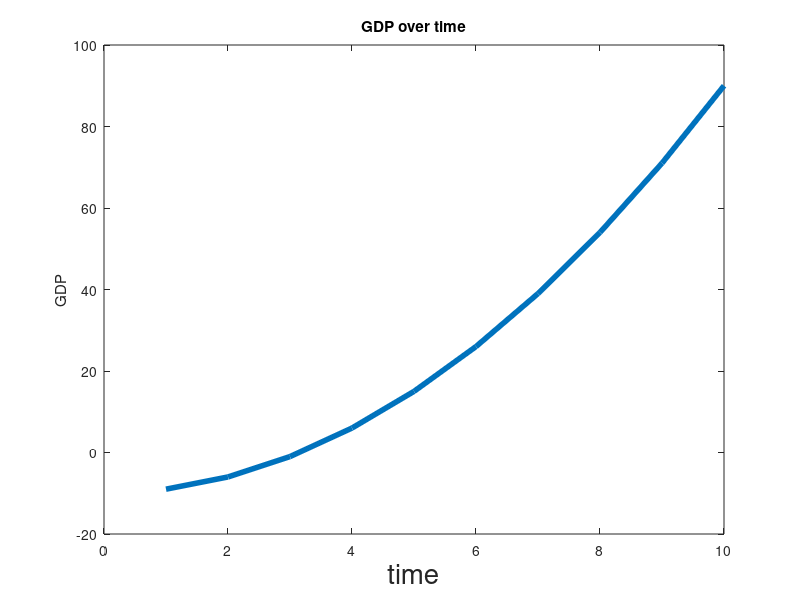

This chart was generated by the following MATLAB code:
% basic graphing

x = [1:10];
y = x.^2;       % entry-wise squaring of elements in grid x, plots out y=x^2
y2 = x;         % y = x for elements x in x
clf;            % clear current figures
plot(x, y, 'd-', x, y2, 'r-');       % plot y and y2 as functions of x
hold on;                            % retains plots in current axes
plot(x, y - 10, 'linewidth', 4);    % plots x, y - 10 using x, y above

clf;
plot(x, y - 10, 'linewidth', 4);    % plot x and y - 10 using x, y above
xlabel('time', 'fontsize', 20);     % label x axis, 'time' with custom font
ylabel('GDP');                      % label y axis
title('GDP over time');             % title the graph

% for loops

for i=1:10
    yx(i) = i - i^2;
    [i yx(i)];
    pause
end
yx;
% pause

% while loops
% example: convergence to a fixed point

dist = 1;
x(1) = 1;       % start with a guess for the solution
i = 1;
while dist > 0.000001   % while dist > some convergence criterion
    x(i + 1) = 1 + x(i)^0.5;    % update the guess
    [x(i) x(i + 1)]             % print initial and revised guess
    dist = abs(x(i) - x(i + 1)) % set new (shorter) distance
    i = i + 1
    pause
end
